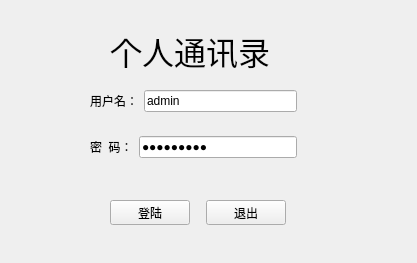
<?xml version="1.0" encoding="UTF-8"?>
<ui version="4.0">
 <class>logdlg</class>
 <widget class="QWidget" name="logdlg">
  <property name="geometry">
   <rect>
    <x>0</x>
    <y>0</y>
    <width>417</width>
    <height>263</height>
   </rect>
  </property>
  <property name="windowTitle">
   <string>logdlg</string>
  </property>
  <widget class="QLabel" name="label_title">
   <property name="geometry">
    <rect>
     <x>110</x>
     <y>30</y>
     <width>161</width>
     <height>41</height>
    </rect>
   </property>
   <property name="font">
    <font>
     <family>Adobe Arabic</family>
     <pointsize>24</pointsize>
    </font>
   </property>
   <property name="text">
    <string>个人通讯录</string>
   </property>
  </widget>
  <widget class="QWidget" name="widget" native="true">
   <property name="geometry">
    <rect>
     <x>90</x>
     <y>90</y>
     <width>207</width>
     <height>68</height>
    </rect>
   </property>
   <layout class="QGridLayout" name="gridLayout_3">
    <item row="2" column="0">
     <spacer name="verticalSpacer">
      <property name="orientation">
       <enum>Qt::Vertical</enum>
      </property>
      <property name="sizeHint" stdset="0">
       <size>
        <width>20</width>
        <height>40</height>
       </size>
      </property>
     </spacer>
    </item>
    <item row="3" column="0">
     <layout class="QGridLayout" name="gridLayout_2">
      <item row="0" column="1">
       <widget class="QLineEdit" name="lineEdit_pwd">
        <property name="text">
         <string>sch201004</string>
        </property>
        <property name="echoMode">
         <enum>QLineEdit::Password</enum>
        </property>
       </widget>
      </item>
      <item row="0" column="0">
       <widget class="QLabel" name="label_pwd">
        <property name="text">
         <string>密  码：</string>
        </property>
       </widget>
      </item>
     </layout>
    </item>
    <item row="0" column="0">
     <layout class="QGridLayout" name="gridLayout">
      <item row="0" column="1">
       <widget class="QLineEdit" name="lineEdit_admin">
        <property name="text">
         <string>admin</string>
        </property>
       </widget>
      </item>
      <item row="0" column="0">
       <widget class="QLabel" name="label_admin">
        <property name="text">
         <string>用户名：</string>
        </property>
       </widget>
      </item>
     </layout>
    </item>
    <item row="1" column="0">
     <spacer name="verticalSpacer_2">
      <property name="orientation">
       <enum>Qt::Vertical</enum>
      </property>
      <property name="sizeHint" stdset="0">
       <size>
        <width>20</width>
        <height>40</height>
       </size>
      </property>
     </spacer>
    </item>
   </layout>
  </widget>
  <widget class="QWidget" name="">
   <property name="geometry">
    <rect>
     <x>110</x>
     <y>200</y>
     <width>176</width>
     <height>25</height>
    </rect>
   </property>
   <layout class="QGridLayout" name="gridLayout_4">
    <item row="0" column="2">
     <spacer name="horizontalSpacer">
      <property name="orientation">
       <enum>Qt::Horizontal</enum>
      </property>
      <property name="sizeHint" stdset="0">
       <size>
        <width>40</width>
        <height>20</height>
       </size>
      </property>
     </spacer>
    </item>
    <item row="0" column="1">
     <spacer name="horizontalSpacer_2">
      <property name="orientation">
       <enum>Qt::Horizontal</enum>
      </property>
      <property name="sizeHint" stdset="0">
       <size>
        <width>40</width>
        <height>20</height>
       </size>
      </property>
     </spacer>
    </item>
    <item row="0" column="0">
     <widget class="QPushButton" name="btn_login">
      <property name="text">
       <string>登陆</string>
      </property>
     </widget>
    </item>
    <item row="0" column="4">
     <widget class="QPushButton" name="btn_esc">
      <property name="text">
       <string>退出</string>
      </property>
     </widget>
    </item>
    <item row="0" column="3">
     <spacer name="horizontalSpacer_3">
      <property name="orientation">
       <enum>Qt::Horizontal</enum>
      </property>
      <property name="sizeHint" stdset="0">
       <size>
        <width>40</width>
        <height>20</height>
       </size>
      </property>
     </spacer>
    </item>
   </layout>
  </widget>
 </widget>
 <resources/>
 <connections/>
</ui>
